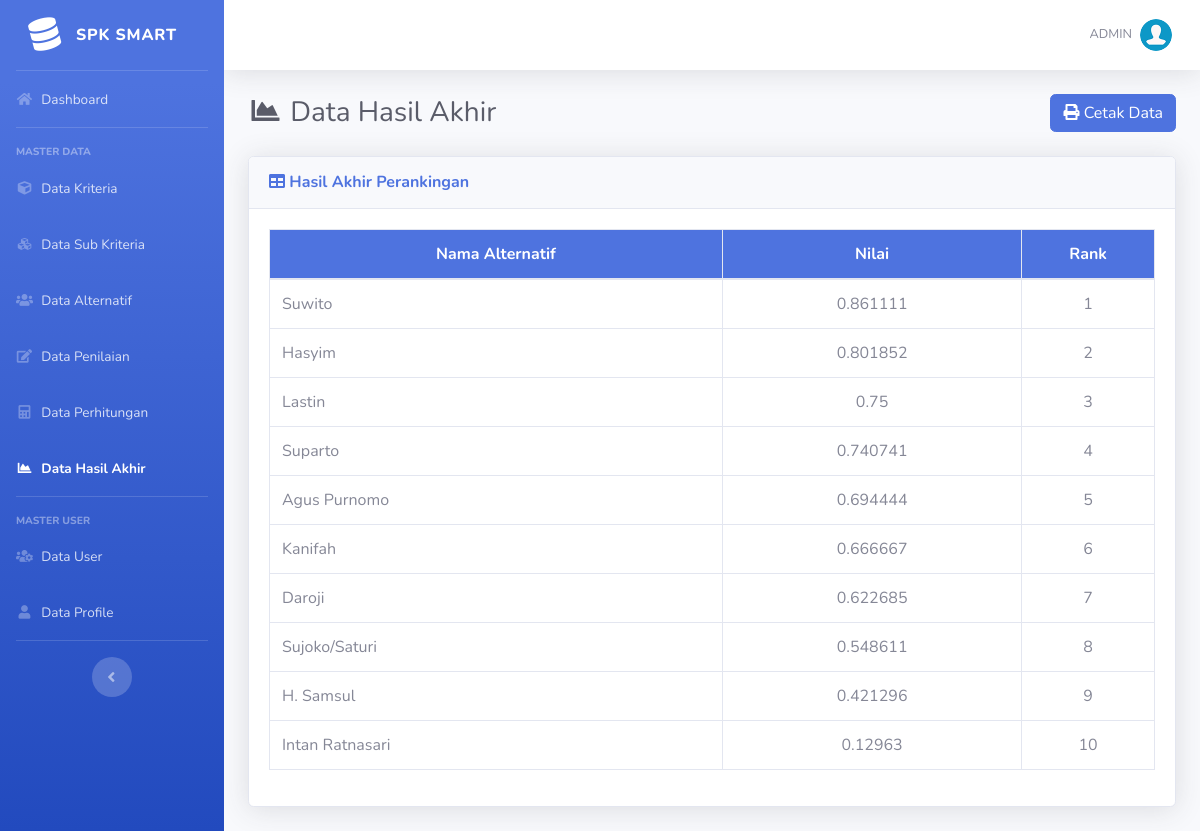
Page /hasil.php (signed in) on the committed database.
### tables this page shows
CREATE TABLE IF NOT EXISTS `hasil` (
  `id_hasil` int(11) NOT NULL,
  `id_alternatif` int(11) NOT NULL,
  `nilai` float NOT NULL
);

CREATE TABLE IF NOT EXISTS `alternatif` (
  `id_alternatif` int(11) NOT NULL,
  `nama` varchar(100) NOT NULL
);

### includes/functions.php (called while the page is built, shortened)
<?php
function get_role() {
	if(isset($_SESSION['user_id']) && isset($_SESSION['role'])) {
		if($_SESSION['role'] == '1') {
			return 'admin';
		} else {
			return 'user';
		}
	} else {
		return false;
	}
}
?>

### hasil.php (the view)
<?php
require_once('includes/init.php');
$user_role = get_role();
if($user_role == 'admin' || $user_role == 'user') {
$page = "Hasil";
require_once('template/header.php');
?>
<div class="d-sm-flex align-items-center justify-content-between mb-4">
    <h1 class="h3 mb-0 text-gray-800"><i class="fas fa-fw fa-chart-area"></i> Data Hasil Akhir</h1>
	<a href="cetak.php" target="_blank" class="btn btn-primary"> <i class="fa fa-print"></i> Cetak Data </a>
</div>
<div class="card shadow mb-4">
    <div class="card-header py-3">
        <h6 class="m-0 font-weight-bold text-primary"><i class="fa fa-table"></i> Hasil Akhir Perankingan</h6>
    </div>
    <div class="card-body">
		<div class="table-responsive">
			<table class="table table-bordered" width="100%" cellspacing="0">
				<thead class="bg-primary text-white">
					<tr align="center">
						<th>Nama Alternatif</th>
						<th>Nilai</th>
						<th width="15%">Rank</th>
				</thead>
				<tbody>
					<?php
						$no=0;
						$query = mysqli_query($koneksi,"SELECT * FROM hasil JOIN alternatif ON hasil.id_alternatif=alternatif.id_alternatif ORDER BY hasil.nilai DESC");
						while($data = mysqli_fetch_array($query)){
						$no++;
					?>
					<tr align="center">
						<td align="left"><?= $data['nama'] ?></td>
						<td><?= $data['nilai'] ?></td>
						<td><?= $no; ?></td>
					</tr>
					<?php
						}
					?>
				</tbody>
			</table>
		</div>
	</div>
</div>
<?php
require_once('template/footer.php');
}
else {
	header('Location: login.php');
}
?>

### template/header.php (shortened to what this page needs)
<!DOCTYPE html>
<html lang="en">
<head>
  <link href="assets/vendor/fontawesome-free/css/all.min.css" rel="stylesheet" type="text/css">
  <link href="assets/css/sb-admin-2.min.css" rel="stylesheet">
  <link href="assets/vendor/datatables/dataTables.bootstrap4.min.css" rel="stylesheet">
</head>
<body id="page-top">
  <div id="wrapper">
    <ul class="navbar-nav bg-gradient-primary sidebar sidebar-dark accordion" id="accordionSidebar">
      <a class="sidebar-brand d-flex align-items-center justify-content-center" href="index.php">
        <div class="sidebar-brand-icon rotate-n-15">
          <i class="fas fa-database"></i>
        </div>
        <div class="sidebar-brand-text mx-3">SPK SMART</div>
      </a>
      <hr class="sidebar-divider my-0">
      <li class="nav-item <?php if($page == "Dashboard"){echo "active";} ?>">
        <a class="nav-link" href="index.php">
          <i class="fas fa-fw fa-home"></i>
          <span>Dashboard</span></a>
      </li>
	  <?php
	  $user_role = get_role();
	  if($user_role == 'admin') {
	  ?>
      <hr class="sidebar-divider">
      <div class="sidebar-heading">
        Master Data
      </div>
	  <li class="nav-item <?php if($page == "Kriteria"){echo "active";} ?>">
        <a class="nav-link" href="list-kriteria.php">
          <i class="fas fa-fw fa-cube"></i>
          <span>Data Kriteria</span></a>
      </li>
	  <li class="nav-item <?php if($page == "Sub Kriteria"){echo "active";} ?>">
        <a class="nav-link" href="list-sub-kriteria.php">
          <i class="fas fa-fw fa-cubes"></i>
          <span>Data Sub Kriteria</span></a>
      </li>
	  <li class="nav-item <?php if($page == "Alternatif"){echo "active";} ?>">
        <a class="nav-link" href="list-alternatif.php">
          <i class="fas fa-fw fa-users"></i>
          <span>Data Alternatif</span></a>
      </li>
	  <li class="nav-item <?php if($page == "Penilaian"){echo "active";} ?>">
        <a class="nav-link" href="list-penilaian.php">
          <i class="fas fa-fw fa-edit"></i>
          <span>Data Penilaian</span></a>
      </li>
	  <li class="nav-item <?php if($page == "Perhitungan"){echo "active";} ?>">
        <a class="nav-link" href="perhitungan.php">
          <i class="fas fa-fw fa-calculator"></i>
          <span>Data Perhitungan</span></a>
      </li>
	  <li class="nav-item <?php if($page == "Hasil"){echo "active";} ?>">
        <a class="nav-link" href="hasil.php">
          <i class="fas fa-fw fa-chart-area"></i>
          <span>Data Hasil Akhir</span></a>
      </li>
      <hr class="sidebar-divider">
      <div class="sidebar-heading">
        Master User
      </div>
	  <li class="nav-item <?php if($page == "User"){echo "active";} ?>">
        <a class="nav-link" href="list-user.php">
          <i class="fas fa-fw fa-users-cog"></i>
          <span>Data User</span></a>
      </li>
	  <li class="nav-item <?php if($page == "Profile"){echo "active";} ?>">
        <a class="nav-link" href="list-profile.php">
          <i class="fas fa-fw fa-user"></i>
          <span>Data Profile</span></a>
      </li>
	  <?php
	  }
	  ?>
      <hr class="sidebar-divider d-none d-md-block">
      <div class="text-center d-none d-md-inline">
        <button class="rounded-circle border-0" id="sidebarToggle"></button>
      </div>
    </ul>
    <div id="content-wrapper" class="d-flex flex-column">
      <div id="content">
        <nav class="navbar navbar-expand navbar-light bg-white topbar mb-4 static-top shadow">
          <ul class="navbar-nav ml-auto">
            <li class="nav-item dropdown no-arrow">
              <a class="nav-link dropdown-toggle" href="#" id="userDropdown" role="button" data-toggle="dropdown" aria-haspopup="true" aria-expanded="false">
                <span class="text-uppercase mr-2 d-none d-lg-inline text-gray-600 small">
					<?php
					echo $_SESSION['username'];
					?>
				</span>
                <img class="img-profile rounded-circle" src="assets/img/user.png">
              </a>
            </li>
          </ul>
        </nav>
		<div class="container-fluid">

### template/footer.php (shortened to what this page needs)
</div>
</div>
</div>
</body>
</html>

### rows in the picture
hasil: id_alternatif.nama "Suwito", nilai "0.861111"
hasil: id_alternatif.nama "Hasyim", nilai "0.801852"
hasil: id_alternatif.nama "Lastin", nilai "0.75"
hasil: id_alternatif.nama "Suparto", nilai "0.740741"
hasil: id_alternatif.nama "Agus Purnomo", nilai "0.694444"
hasil: id_alternatif.nama "Kanifah", nilai "0.666667"
hasil: id_alternatif.nama "Daroji", nilai "0.622685"
hasil: id_alternatif.nama "Sujoko/Saturi", nilai "0.548611"
hasil: id_alternatif.nama "H. Samsul", nilai "0.421296"
hasil: id_alternatif.nama "Intan Ratnasari", nilai "0.12963"

### other values in the picture
$_SESSION['username'] "ADMIN"
